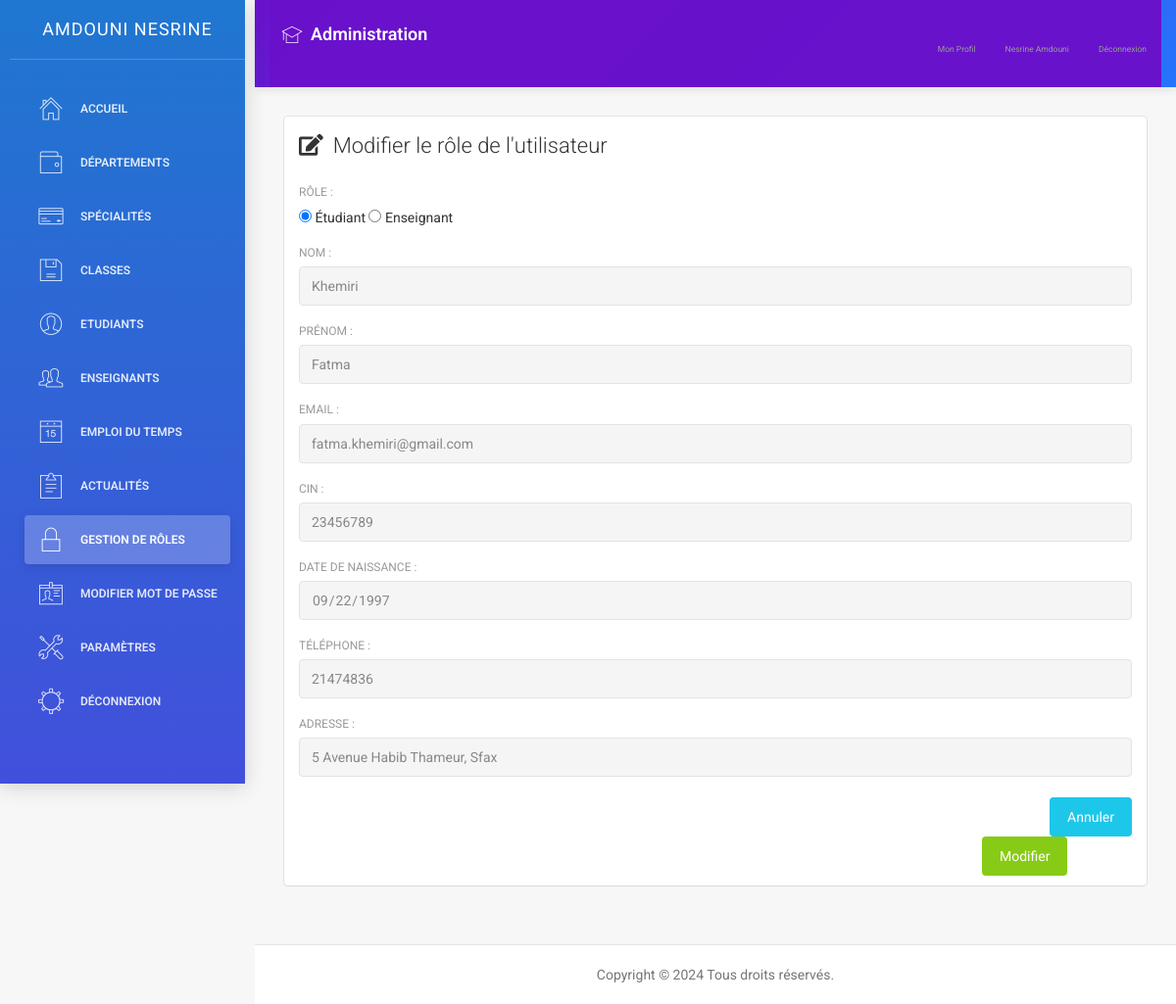
The app's page /modifier_role.php?id=7 (signed in) with its own data.
### tables this page shows
CREATE TABLE `accounts` (
  `id` int(11)  AUTO_INCREMENT PRIMARY KEY,
  `cin` int(11) DEFAULT NULL,
  `email` varchar(255) DEFAULT NULL,
  `mot_de_passe` varchar(255) DEFAULT NULL,
  `date_de_creation` date DEFAULT NULL,
  `role` text DEFAULT NULL,
  `nom` text DEFAULT NULL,
  `prenom` text DEFAULT NULL,
  `image` varchar(255) DEFAULT NULL,
  `classe` text DEFAULT NULL,
  `date_naissance` date DEFAULT NULL,
  `adresse` text DEFAULT NULL,
  `numero_telephone` int(11) DEFAULT NULL
);

### modifier_role.php (the view, shortened to what this page needs)
<?php
include('connexion.php');
$email_connecte = $_SESSION['email'];
$sql_fetch_user = "SELECT * FROM accounts WHERE email='$email_connecte'";
$result_user = $conn->query($sql_fetch_user);
if ($result_user->num_rows > 0) {
    $row = $result_user->fetch_assoc();
    $role = $row['role'];
}
if ($_SERVER["REQUEST_METHOD"] == "GET" && isset($_GET['id'])) {
    $id_admin = $_GET['id'];
    $sql_select = "SELECT * FROM accounts WHERE id = $id_admin";
    $result = $conn->query($sql_select);
    if ($result->num_rows > 0) {
        $row = $result->fetch_assoc();
        $role = $row['role'];
        $nom_modif = $row['nom'];
        $prenom_modif = $row['prenom'];
        $cin = $row['cin'];
        $email_modif = $row['email'];
        $date_naissance = $row['date_naissance'];
        $telephone = $row['numero_telephone'];
        $adresse = $row['adresse'];
    } else {
    }
} else {
}
$role_etudiant_checked = ($role === 'etudiant') ? 'checked' : '';
$role_enseignant_checked = ($role === 'enseignant') ? 'checked' : '';
?>
<!doctype html>
<html lang="en">
<head>
</head>
<body>
    <div class="wrapper">
        <?php include('sidenav.php'); ?>
        <div class="main-panel">
            <?php include('navtop.php'); ?>
            <div class="content">
                <div class="container-fluid">
                    <div class="row">
                        <div class="col-md-12">
                            <div class="card">
                                <div class="header">
                                    <h4 class="title"><i class="fas fa-edit" style="margin-right: 10px;"></i>Modifier le rôle de l'utilisateur</h4>
                                </div>
                                <div class="content">
                                    <form method="post" action="<?php echo $_SERVER['PHP_SELF']; ?>">
                                        <div class="row">
                                            <div class="col-md-12">
                                                <div class="form-group">
                                                    <label for="role">Rôle :</label><br>
                                                    <input type="radio" name="role" value="etudiant" <?php echo $role_etudiant_checked; ?>> Étudiant
<input type="radio" name="role" value="enseignant" <?php echo $role_enseignant_checked; ?>> Enseignant
                                             </div>
                                                <div class="form-group">
                                                    <label for="nom">Nom :</label>
                                                    <input type="text" class="form-control" name="nouveau_nom" id="nom" value="<?php echo htmlspecialchars($nom_modif, ENT_QUOTES); ?>" readonly>
                                                </div>
                                                <div class="form-group">
                                                    <label for="prenom">Prénom :</label>
                                                    <input type="text" class="form-control" name="nouveau_prenom" id="prenom" value="<?php echo htmlspecialchars($prenom_modif, ENT_QUOTES); ?>" readonly>
                                                </div>
                                                <div class="form-group">
                                                    <label for="email">Email :</label>
                                                    <input type="text" class="form-control" name="n_email" id="email" value="<?php echo htmlspecialchars($email_modif, ENT_QUOTES); ?>" readonly>
                                                </div>
                                                <div class="form-group">
                                                    <label for="cin">CIN :</label>
                                                    <input type="text" class="form-control" name="n_cin" id="cin" value="<?php echo htmlspecialchars($cin, ENT_QUOTES); ?>" readonly>
                                                </div>
                                                <div class="form-group">
                                                    <label for="date_naissance">Date de naissance :</label>
                                                    <input type="date" class="form-control" name="n_date_naissance" id="date_naissance" value="<?php echo htmlspecialchars($date_naissance, ENT_QUOTES); ?>" readonly>
                                                </div>
                                                <div class="form-group">
                                                    <label for="numero_telephone">Téléphone :</label>
                                                    <input type="number" class="form-control" name="n_telephone" id="numero_telephone" value="<?php echo htmlspecialchars($telephone, ENT_QUOTES); ?>" readonly>
                                                </div>
                                                <div class="form-group">
                                                    <label for="adresse">Adresse :</label>
                                                    <input type="text" class="form-control" name="n_adresse" id="adresse" value="<?php echo htmlspecialchars($adresse, ENT_QUOTES); ?>" readonly>
                                                </div>
                                            </div>
                                        </div>
                                        <div>
                                            <a href="roles.php" class="btn btn-info btn-fill pull-right">Annuler</a>
                                            <button type="submit" class="btn btn-success btn-fill" style="margin-left: 82%;">Modifier</button>
                                        </div>
                                    </form>
                                </div>
                            </div>
                        </div>
                    </div>
                </div>
            </div>
            <?php include('footer.php'); ?>
        </div>
    </div>
</body>
</html>

### sidenav.php (shortened to what this page needs)
<?php
include('connexion.php');
$current_page = basename($_SERVER['PHP_SELF']);
$is_departement_page = strpos($current_page, 'département') !== false;
$is_specialite_page = strpos($current_page, 'spécialité') !== false;
$is_classe_page = strpos($current_page, 'classe') !== false;
$is_etudiant_page = strpos($current_page, 'étudiant') !== false;
$is_role_page = strpos($current_page, 'role') !== false;
$is_enseignant_page = strpos($current_page, 'enseignant') !== false;
$is_actualite_page = strpos($current_page, 'actualité') !== false;
$is_parametre_page = strpos($current_page, 'paramètre') !== false;
$is_liste_etudiants_page = $current_page === 'liste_etudiants.php';
$email = $_SESSION['email'];
$sql_fetch_user = "SELECT * FROM accounts WHERE email='$email'";
$result_user = $conn->query($sql_fetch_user);
if ($result_user->num_rows > 0) {
    $row = $result_user->fetch_assoc();
    $role = $row['role'];
    $nom = $row['nom'];
    $prenom = $row['prenom'];
}
?>
<div class="sidebar" data-color="blue">
    <div class="sidebar-wrapper">
        <div class="logo">
            <a href="#" class="simple-text">
                <?php echo htmlspecialchars($nom . ' ' . $prenom); ?>
            </a>
        </div>
        <ul class="nav">
            <?php if ($role === 'admin'): ?>
                <li <?php echo ($current_page == 'dashboard.php') ? 'class="active"' : ''; ?>>
                    <a href="dashboard.php">
                        <i class="pe-7s-home"></i>
                        <p>Accueil</p>
                    </a>
                </li>
                <li <?php echo $is_departement_page ? 'class="active"' : ''; ?>>
                    <a href="départements.php">
                        <i class="pe-7s-wallet"></i>
                        <p>Départements</p>
                    </a>
                </li>
                <li <?php echo $is_specialite_page ? 'class="active"' : ''; ?>>
                    <a href="spécialités.php">
                        <i class="pe-7s-credit"></i>
                        <p>Spécialités</p>
                    </a>
                </li>
                <li <?php echo $is_classe_page ? 'class="active"' : ''; ?>>
                    <a href="classes.php">
                        <i class="pe-7s-diskette"></i>
                        <p>Classes</p>
                    </a>
                </li>
                <li <?php echo $is_etudiant_page ? 'class="active"' : ''; ?>>
                    <a href="étudiants.php">
                        <i class="pe-7s-user"></i>
                        <p>Etudiants</p>
                    </a>
                </li>
                <li <?php echo $is_enseignant_page ? 'class="active"' : ''; ?>>
                    <a href="enseignants.php">
                        <i class="pe-7s-users"></i>
                        <p>Enseignants</p>
                    </a>
                </li>
                <li <?php echo ($current_page == 'gestion_emploi.php') ? 'class="active"' : ''; ?>>
                    <a href="gestion_emploi.php">
                        <i class="pe-7s-date"></i>
                        <p>Emploi du Temps</p>
                    </a>
                </li>
                <li <?php echo $is_actualite_page ? 'class="active"' : ''; ?>>
                    <a href="actualités.php">
                        <i class="pe-7s-note2"></i>
                        <p>Actualités</p>
                    </a>
                </li>
                <li <?php echo $is_role_page ? 'class="active"' : ''; ?>>
                    <a href="roles.php">
                        <i class="pe-7s-lock"></i>
                        <p>Gestion de rôles</p>
                    </a>
                </li>
                <li <?php echo ($current_page == 'modifier_mot_de_passe.php') ? 'class="active"' : ''; ?>>
                    <a href="modifier_mot_de_passe.php">
                        <i class="pe-7s-id"></i>
                        <p>Modifier Mot de passe</p>
                    </a>
                </li>
                <li <?php echo $is_parametre_page || $is_liste_etudiants_page ? 'class="active"' : ''; ?>>
                    <a href="paramètres.php">
                        <i class="pe-7s-tools"></i>
                        <p>Paramètres</p>
                    </a>
                </li>
            <?php endif; ?>
            <li>
                <a href="logout.php">
                    <i class="pe-7s-settings"></i>
                    <p>Déconnexion</p>
                    </a>
            </li>
        </ul>
    </div>
</div>

### navtop.php (shortened to what this page needs)
<?php
include('connexion.php');
$email = $_SESSION['email'];
$sql_fetch_user = "SELECT * FROM accounts WHERE email='$email'";
$result_user = $conn->query($sql_fetch_user);
if ($result_user->num_rows > 0) {
    $row = $result_user->fetch_assoc();
    $role = $row['role'];
    $nom = $row['nom'];
    $prenom = $row['prenom'];
}
?>
<nav class="navbar navbar-default navbar-fixed">
    <div class="container-fluid">
        <div class="navbar-header">
            <a class="navbar-brand" href="#">
                <i class="pe-7s-study"></i> <?php echo $role === 'etudiant' ? 'Espace Étudiant' : ($role === 'enseignant' ? 'Espace Enseignant' : 'Administration'); ?>
            </a>
        </div>
        <div class="collapse navbar-collapse" id="navigation-example-2">
            <ul class="nav navbar-nav navbar-right">
                <li>
                    <a class="menuu" href="<?php echo $role === 'etudiant' ? 'profil_etudiant.php' : ($role === 'enseignant' ? 'profil_enseignant.php' : 'profil.php'); ?>">
                        <p>Mon Profil</p>
                    </a>
                </li>
                <li>
                    <a class="menuu" href="#">
                        <div class="user-name">
                            <p><?php echo htmlspecialchars($prenom . ' ' . $nom); ?></p>
                        </div>
                    </a>
                </li>
                <li>
                    <a class="menuu" href="logout.php">
                        <p>Déconnexion</p>
                    </a>
                </li>
            </ul>
        </div>
    </div>
</nav>

### sidenav.php (style rules this page uses)
.sidebar { background: linear-gradient(135deg, #6a11cb 0%, #2575fc 100%); box-shadow: 0 4px 20px rgba(0, 0, 0, 0.15); transition: all 0.3s ease; position: fixed; width: 250px; height: 100vh; z-index: 1000; overflow-y: auto; }
.sidebar-wrapper { padding: 0 10px; }
.logo { padding: 15px 0; margin-bottom: 15px; border-bottom: 1px solid rgba(255, 255, 255, 0.1); text-align: center; }
.logo a { color: white; font-weight: 600; font-size: 1.1rem; text-transform: uppercase; letter-spacing: 1px; display: block; text-decoration: none; }
.nav { list-style: none; padding: 0; margin-top: 15px; }
.nav li { margin-bottom: 4px; position: relative; }
.nav li a { color: rgba(255, 255, 255, 0.8); margin: 5px 10px; border-radius: 6px; padding: 10px 12px; transition: all 0.3s ease; display: flex; align-items: center; text-decoration: none; }
.nav li a i { margin-right: 10px; font-size: 1.1rem; min-width: 24px; text-align: center; }
.nav li a p { margin: 0; font-size: 0.85rem; font-weight: 400; }
.nav li.active a { background: rgba(255, 255, 255, 0.2); color: white; font-weight: 500; box-shadow: 0 4px 12px rgba(0, 0, 0, 0.1); }
[class^="pe-7s-"], [class*=" pe-7s-"] { transition: transform 0.3s ease; }

### navtop.php (style rules this page uses)
.navbar-default { background: linear-gradient(135deg, #6a11cb 0%, #2575fc 100%); border: none; box-shadow: 0 2px 10px rgba(0, 0, 0, 0.1); min-height: 60px; margin-bottom: 0; }
.navbar-default .navbar-nav > li > a { color: rgba(255, 255, 255, 0.9); font-weight: 500; padding: 20px 12px; transition: all 0.3s ease; position: relative; display: flex; align-items: center; }
.navbar-default .navbar-nav > li > a:after { content: ''; position: absolute; bottom: 0; left: 50%; width: 0; height: 3px; background: white; transition: all 0.3s ease; transform: translateX(-50%); }
.navbar-default .navbar-brand { height: 60px; padding: 20px 12px; color: white; font-weight: 600; font-size: 18px; display: flex; align-items: center; }
.navbar-default .navbar-brand i { margin-right: 8px; font-size: 22px; }
.user-name { display: flex; align-items: center; gap: 8px; }
.menuu { font-size: 18px; display: flex; align-items: center; gap: 6px; }
.menuu p { margin: 0; }
.navbar-collapse { background: rgba(106, 17, 203, 0.98); max-height: 80vh; overflow-y: auto; }

### records on screen
accounts: nom+prenom "AMDOUNI NESRINE", prenom+nom "Nesrine Amdouni"
accounts: nouveau_nom "Khemiri", nouveau_prenom "Fatma", n_email "fatma.khemiri@gmail.com", n_cin "23456789", n_date_naissance "09/22/1997", n_telephone "21474836", n_adresse "5 Avenue Habib Thameur, Sfax"
